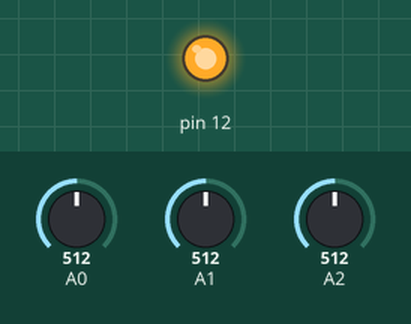
Bench run of a sketch on a simulated Arduino Uno, built with avr-gcc and run on an emulated ATmega328P. On the bench: output pins drawn as LEDs (lit = HIGH). The inputs (shaded band) are chosen by the test bench; at power-on: A0 = 512, A1 = 512, A2 = 512. The local clock reads 2024-03-15 10:24:30 at power-on unless the sketch sets it; storage starts empty; what the sketch prints to the serial monitor is not drawn.

Above: at 0.1 s.
Timing chart, 0 to 1.6 s (numbered marks = the images above):
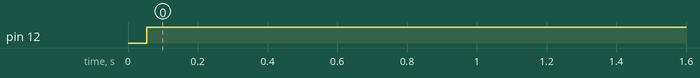

The sketch:

MicroSD_RTC_Analogread.ino
```cpp
#include <SPI.h>
#include <SD.h>
#include <Wire.h>
#include "DS3231.h"

RTClib RTC;
const int chipSelect = 4;
int jam,menit,detik;
String waktu, tanggal;
File myFile;

void setup() {
   Wire.begin();
   pinMode(12, OUTPUT);
  Serial.begin(9600);
  while (!Serial) {
    ; // wait for serial port to connect. Needed for native USB port only
  }


  Serial.print("Initializing SD card...");

  // see if the card is present and can be initialized:
  if (!SD.begin(chipSelect)) {
    Serial.println("Card failed, or not present");
    // don't do anything more:
    return;
  }
  Serial.println("card initialized.");
  if (SD.exists("dataldr.csv")) {
    Serial.println("dataldr.txt exists.");
  } else {
    Serial.println("dataldr.txt doesn't exist.");
  }
 Serial.println("Creating example.txt...");
  myFile = SD.open("dataldr.csv", FILE_WRITE);
  myFile.close();

    if (SD.exists("dataldr.csv")) {
    Serial.println("dataldr.txt exists.");
  } else {
    Serial.println("dataldr.txt doesn't exist.");
  }


}

void loop() {
  digitalWrite(12, HIGH);
  DateTime now = RTC.now();
  String jam=String (now.hour(),DEC);
  String menit=String (now.minute(),DEC);
  String detik=String (now.second(),DEC);
  String waktu=String(jam + ":" + menit + ":" + detik);
 // Serial.println(waktu);
  //Serial.println(now.second(),DEC);


  // make a string for assembling the data to log:
  String dataString = "";
  String suhuc= "";

  // read three sensors and append to the string:
  for (int analogPin = 0; analogPin < 3; analogPin++) {
    int sensor = analogRead(analogPin);
    dataString += String(sensor);
    if (analogPin < 2) {

    int suhu = analogRead(1);
    float c=(suhu*5.0*100)/1024;
    //int c=suhu/9.31;
    suhuc=c;
      dataString += ",";
    }
  }


  // open the file. note that only one file can be open at a time,
  // so you have to close this one before opening another.
  myFile = SD.open("dataldr.csv", FILE_WRITE);

  // if the file is available, write to it:
  if (myFile) {
    myFile.println(waktu + "," + dataString + ","+ suhuc);
    myFile.close();
    // print to the serial port too:
    Serial.println(waktu + "," + dataString + ","+ suhuc);
  }
  // if the file isn't open, pop up an error:
  else {
    Serial.println("error opening...");
  }

  delay(100);
}
```

Measured:
- by itself, pin 12: LOW → HIGH at 0.05 s
